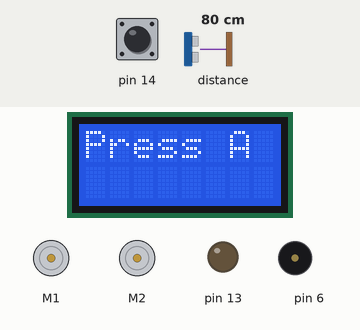
Bench run of a sketch on a simulated Arduino Leonardo, built with avr-gcc and run on an emulated ATmega32U4. On the bench: 8×2 character LCD, 2 × DC motor (green arrow = forward, orange = backward, longer = faster), output pins drawn as LEDs (lit = HIGH), buzzer (waves = sounding). The test bench sets the inputs (shaded band); at power-on: pin 14 HIGH, distance to the obstacle 80 cm. Random numbers use the default seed unless the sketch sets one.

Above: at 5.4 s.
5.5 s: pin 14 pulled LOW for 0.15 s
At 6.0 s:
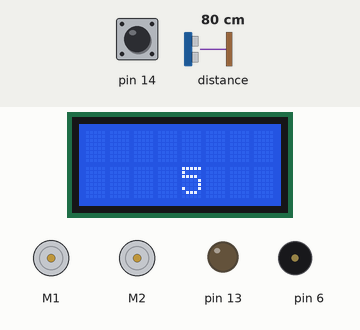
8.6 s: distance to the obstacle set to 2 cm
11.6 s: distance to the obstacle set to 60 cm
14.6 s: distance to the obstacle set to 4 cm
At 16.2 s:
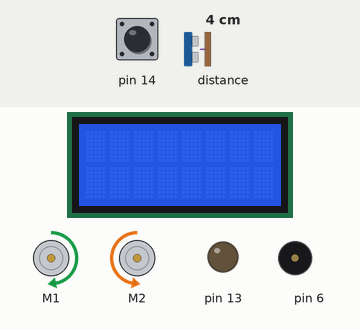
17.6 s: distance to the obstacle set to 120 cm
Timing chart, 0 to 20.6 s (numbered marks = the images above; inputs shaded):
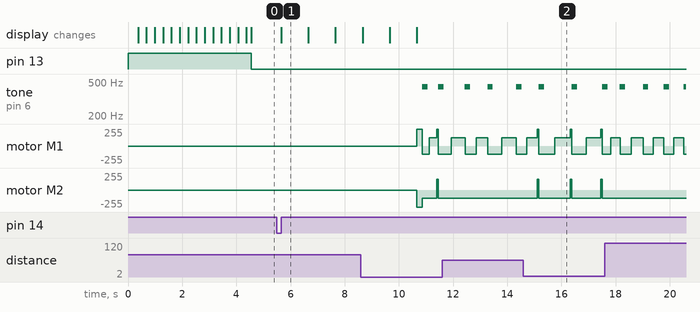

Measured:
- after the input at 5.5 s, the display: changes after 0.16 s (image 1)
- after the input at 14.6 s, motor M2: alternates forward 159/255 for 0.05 s and backward 127/255 for 1.1 s, starting after 0.51 s
- by itself, tone on pin 6: plays 440 Hz for 0.20 s, 440 Hz for 0.20 s, 440 Hz for 0.20 s, 440 Hz for 0.08 s
- by itself, motor M1: alternates forward 127/255 for 0.38 s and backward 127/255 for 0.38 s
- what the display in image 1 shows lasts 1.0 s, from 5.7 s to 6.7 s

The sketch:

OptimusPrime.ino
```cpp
#include <Wire.h>
#include <Zumo32U4.h>

Zumo32U4LCD lcd;
Zumo32U4ButtonA buttonA;
Zumo32U4ButtonB buttonB;
Zumo32U4ButtonC buttonC;
Zumo32U4Buzzer buzzer;
Zumo32U4Motors motors;
Zumo32U4LineSensors lineSensors;
Zumo32U4ProximitySensors proxSensors;


#define MAX_TURN_TIME 600
#define MIN_TURN_TIME 250

#define RUN_FREQ 25
#define LIGHT 200

#define PROX_THRESHOLD 2

#define TURN_SPEED 200
#define RUN_SPEED  400
#define SPEED_ADJ  150
#define CHANGE_DIR_DELAY (RUN_FREQ * 2)


void setup() {
  Wire.begin();

  // see jumper settings wrt three vs five sensor config
  lineSensors.initThreeSensors();
  proxSensors.initThreeSensors();

  // See QTRSensors.h: this is required to set up the values array
  calibrateLineSensors();

  lcd.clear();
  lcd.print("Press A");

  randomSeed(millis());

  while (!buttonA.getSingleDebouncedRelease()) {
    delay(50);
  }
  lcd.clear();

  // meet rules call for a 5 second delay
  const char* b[] = {"5","4","3","2","1"};
  for (int i=0; i < 5; i++) {
    lcd.gotoXY(4, 1);
    lcd.print(b[i]);
    delay(1000);
  }
  lcd.clear();

  // evade!
  motors.setSpeeds(RUN_SPEED, -RUN_SPEED);
  delay(200);

  // GO!
  motors.setSpeeds(RUN_SPEED, RUN_SPEED);
}

// swiped verbatim from LineAndProximitySensors
void calibrateLineSensors() {
  // To indicate we are in calibration mode, turn on the yellow LED
  // and print "Line cal" on the LCD.
  ledYellow(1);
  lcd.clear();
  lcd.print("Line cal");

  char b[10];
  for (uint16_t i = 175; i > 0; i--) {
    lcd.gotoXY(0, 1);
    sprintf(b, "%3d", i);
    lcd.print(b);
    lineSensors.calibrate();
  }

  ledYellow(0);
  lcd.clear();
}

static uint16_t lastSampleTime = 0;

void loop() {
  uint16_t now = (uint16_t)millis();
  if ((now - lastSampleTime) >= RUN_FREQ) {
    lastSampleTime = now;

    // check for line hit
    uint16_t sensors[3] = {0, 0, 0};    // we used the 3 sensor setup
    lineSensors.readCalibrated(sensors);

    if ((sensors[0] < LIGHT) || (sensors[1] < LIGHT) || (sensors[2] < LIGHT)) {
      // stop
      motors.setSpeeds(0, 0);

      // beep horn
      buzzer.playNote(NOTE_A(4), 200, 15);

      // go left or right depending on which sensor...
      int turn_time = MIN_TURN_TIME + random(MAX_TURN_TIME-MIN_TURN_TIME);
      int left = TURN_SPEED;
      int right = TURN_SPEED;

      // both - back up a little before turning
      if ((sensors[0] < LIGHT) && (sensors[2] < LIGHT)) {
        motors.setSpeeds(-TURN_SPEED, -TURN_SPEED);
        delay(turn_time);
      }

      if (sensors[0] < LIGHT) {
        right = -TURN_SPEED;
      } else {
        left = - TURN_SPEED;
      }
      motors.setSpeeds(left, right);
      delay(turn_time);
    }

    int left = RUN_SPEED;
    int right = RUN_SPEED;

    proxSensors.read();
    uint8_t frontLeftValue = proxSensors.countsFrontWithLeftLeds();
    uint8_t leftLeftValue = proxSensors.countsLeftWithLeftLeds();
    uint8_t frontRightValue = proxSensors.countsFrontWithRightLeds();
    uint8_t rightRightValue = proxSensors.countsRightWithRightLeds();
    uint8_t totalLeftValue = frontLeftValue + leftLeftValue;
    uint8_t totalRightValue = frontRightValue + rightRightValue;
    boolean changeDirection = totalLeftValue >= PROX_THRESHOLD || totalRightValue >= PROX_THRESHOLD;
    if (changeDirection) {
      if (totalLeftValue > totalRightValue) {
        if (leftLeftValue > frontLeftValue) {
          left -= SPEED_ADJ * 2;
        } else {
          left -= SPEED_ADJ;
        }
      } else {
        if (rightRightValue > frontRightValue) {
          right -= SPEED_ADJ * 2;
        } else {
          right -= SPEED_ADJ;
        }
      }
    }

    // go fast
    motors.setSpeeds(left, right);

    // if we're veering, give a moment to let the turn take effect
    if (changeDirection) {
      delay(CHANGE_DIR_DELAY);
    }
  }


}
```
